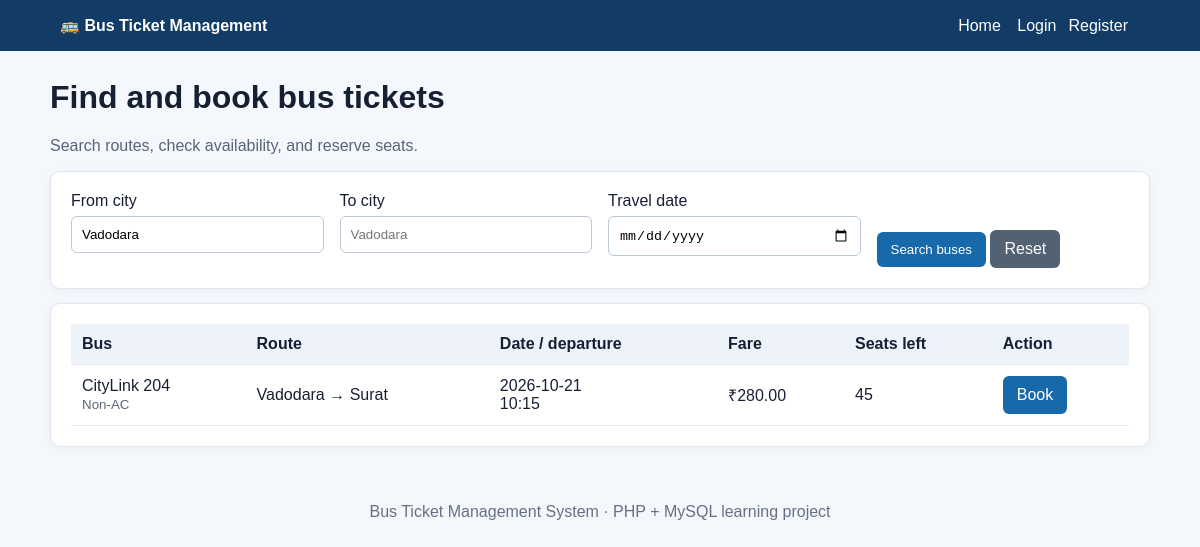
Page /index.php?from=Vadodara on the committed database.
### tables this page shows
CREATE TABLE buses (
  id BIGINT UNSIGNED AUTO_INCREMENT PRIMARY KEY,
  bus_name VARCHAR(120) NOT NULL,
  bus_type VARCHAR(40) NOT NULL DEFAULT 'AC',
  from_city VARCHAR(100) NOT NULL,
  to_city VARCHAR(100) NOT NULL,
  travel_date DATE NOT NULL,
  departure_time TIME NOT NULL,
  fare DECIMAL(10,2) NOT NULL,
  total_seats SMALLINT UNSIGNED NOT NULL,
  booked_seats SMALLINT UNSIGNED NOT NULL DEFAULT 0,
  status ENUM('active','inactive') NOT NULL DEFAULT 'active',
  created_at TIMESTAMP NOT NULL DEFAULT CURRENT_TIMESTAMP,
  INDEX idx_bus_search (from_city,to_city,travel_date,status),
  CONSTRAINT chk_fare_positive CHECK (fare > 0),
  CONSTRAINT chk_seats CHECK (total_seats > 0 AND booked_seats <= total_seats)
);

### includes/functions.php (called while the page is built, shortened)
<?php
function e(?string $value): string {
    return htmlspecialchars($value ?? '', ENT_QUOTES | ENT_SUBSTITUTE, 'UTF-8');
}

### index.php (the view, shortened to what this page needs)
<?php
require_once __DIR__ . '/config/database.php';
require_once __DIR__ . '/includes/functions.php';
$from = trim($_GET['from'] ?? '');
$to = trim($_GET['to'] ?? '');
$date = trim($_GET['date'] ?? '');
$sql = "SELECT b.*, (b.total_seats - b.booked_seats) AS available_seats
        FROM buses b WHERE b.status = 'active'";
$params = [];
if ($from !== '') { $sql .= " AND b.from_city LIKE ?"; $params[] = "%{$from}%"; }
$sql .= " ORDER BY b.travel_date, b.departure_time";
$stmt = $pdo->prepare($sql);
$stmt->execute($params);
$buses = $stmt->fetchAll();
require __DIR__ . '/includes/header.php';
?>
<h1>Find and book bus tickets</h1>
<p class="muted">Search routes, check availability, and reserve seats.</p>
<div class="card"><form method="get" class="grid">
<div><label>From city</label><input name="from" value="<?= e($from) ?>" placeholder="Ahmedabad"></div>
<div><label>To city</label><input name="to" value="<?= e($to) ?>" placeholder="Vadodara"></div>
<div><label>Travel date</label><input type="date" name="date" value="<?= e($date) ?>"></div>
<div style="align-self:end"><button type="submit">Search buses</button> <a class="btn secondary" href="index.php">Reset</a></div>
</form></div>
<?php if (!$buses): ?><div class="card">No buses found. Try another route or date.</div><?php else: ?>
<div class="card"><table><thead><tr><th>Bus</th><th>Route</th><th>Date / departure</th><th>Fare</th><th>Seats left</th><th>Action</th></tr></thead><tbody>
<?php foreach ($buses as $bus): ?><tr>
<td><?= e($bus['bus_name']) ?><br><small><?= e($bus['bus_type']) ?></small></td>
<td><?= e($bus['from_city']) ?> → <?= e($bus['to_city']) ?></td>
<td><?= e($bus['travel_date']) ?><br><?= e(substr($bus['departure_time'],0,5)) ?></td>
<td>₹<?= number_format((float)$bus['fare'], 2) ?></td><td><?= (int)$bus['available_seats'] ?></td>
<td><?php if ((int)$bus['available_seats'] > 0): ?><a class="btn" href="book.php?bus_id=<?= (int)$bus['id'] ?>">Book</a><?php else: ?>Full<?php endif; ?></td>
</tr><?php endforeach; ?></tbody></table></div>
<?php endif; ?>
<?php require __DIR__ . '/includes/footer.php'; ?>

### includes/header.php (style rules this page uses)
:root { font-family:Arial,sans-serif;color:#172033;background:#f4f7fb }
body { margin:0 }
.card { background:white;border:1px solid #e0e7ef;border-radius:10px;padding:20px;margin:14px 0;box-shadow:0 2px 8px #1020300b }
input,select { padding:10px;width:100%;box-sizing:border-box;border:1px solid #bbc7d5;border-radius:6px;margin:6px 0 12px }
button,.btn { background:#1769aa;color:white;padding:10px 14px;border:0;border-radius:6px;text-decoration:none;cursor:pointer;display:inline-block }
.btn.secondary { background:#526273 }
table { width:100%;border-collapse:collapse;background:white }
th,td { padding:11px;border-bottom:1px solid #e4eaf1;text-align:left }
th { background:#edf3f9 }
.grid { display:grid;grid-template-columns:repeat(auto-fit,minmax(220px,1fr));gap:16px }
small,.muted { color:#586579 }

### rows in the picture
buses: bus_name "CityLink 204", bus_type "Non-AC", from_city "Vadodara", to_city "Surat", travel_date "2026-10-21", departure_time "10:15", fare "280.00", available_seats "45"
